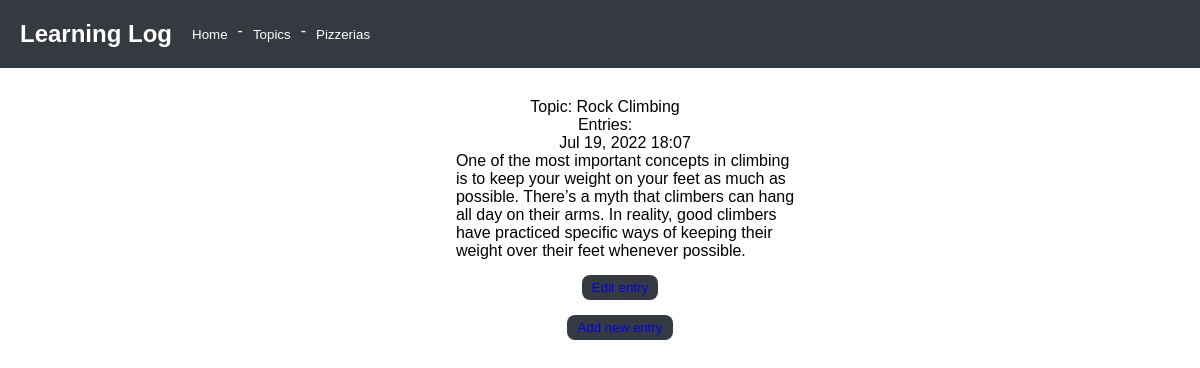
Before: /topics/2/ with the older database file.
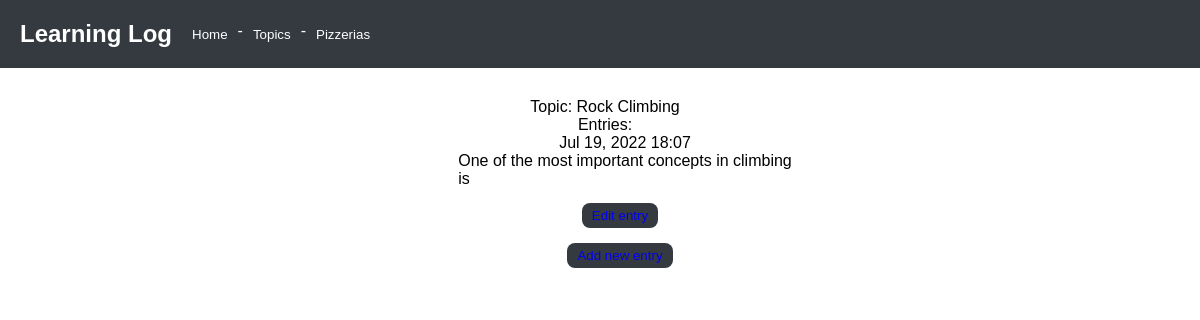
After: the same page with the newer database file.
### learning_logs/models.py (models this page shows, shortened)
class Entry(models.Model):
    topic = models.ForeignKey(Topic, on_delete=models.CASCADE)
    text = models.TextField(max_length=50)
    date_added = models.DateTimeField(auto_now_add=True)
    class Meta:
        verbose_name_plural = 'entries'

### learning_logs/views.py (the view)
# urls.py: path('topics/<int:topic_id>/', views.topic, name='topic'),
def topic(request, topic_id):
    topic = Topic.objects.get(id=topic_id) #ex: 1, 2, 3
    entries = topic.entry_set.order_by('-date_added') #ex: 7/20/22, 7/21/22
    context = {'topic': topic, 'entries': entries}
    return render(request, 'learning_logs/topic.html', context)

### learning_logs/models.py (called while the page is built)
    def __str__(self): # returns a string of Topic.text
        return self.text

### learning_logs/templates/learning_logs/topic.html (shortened to what this page needs)
{% extends 'learning_logs/base.html' %}
        {% block content %}
            <p>Topic: {{topic}}</p>
            <p>Entries:</p>
            <ul>
                {% for entry in entries %}
                    <li>
                        <p>{{entry.date_added|date:'M d, Y H:i'}}</p>
                        <p>{{entry.text|linebreaks}}</p>
                    </li>
                    <li>
                        <div class='btn'>
                            <button><a class="add-topic-or-pizza" href="{% url 'learning_logs:edit_entry' entry.id %}">Edit entry</a></button>
                        </div>
                    </li>
                    {% empty %}
                        <li><p>There are no entries for this topic</p></li>
                {% endfor %}
                <li>
                    <div class='btn'>
                        <button><a class="add-topic-or-pizza" href="{% url 'learning_logs:new_entry' topic.id %}">Add new entry</a></button>
                    </div>
                </li>
            </ul>
        {% endblock content %}

Changed rows visible on the page:
changed Entry: text "…concepts in climbing is to keep your weight on your feet as much as possible. There’s a myth that climbers can hang all day on their arms. In reality, good climbers have practiced specific ways of keeping their weight over their feet whenever possible." → "One of the most important concepts in climbing is"
